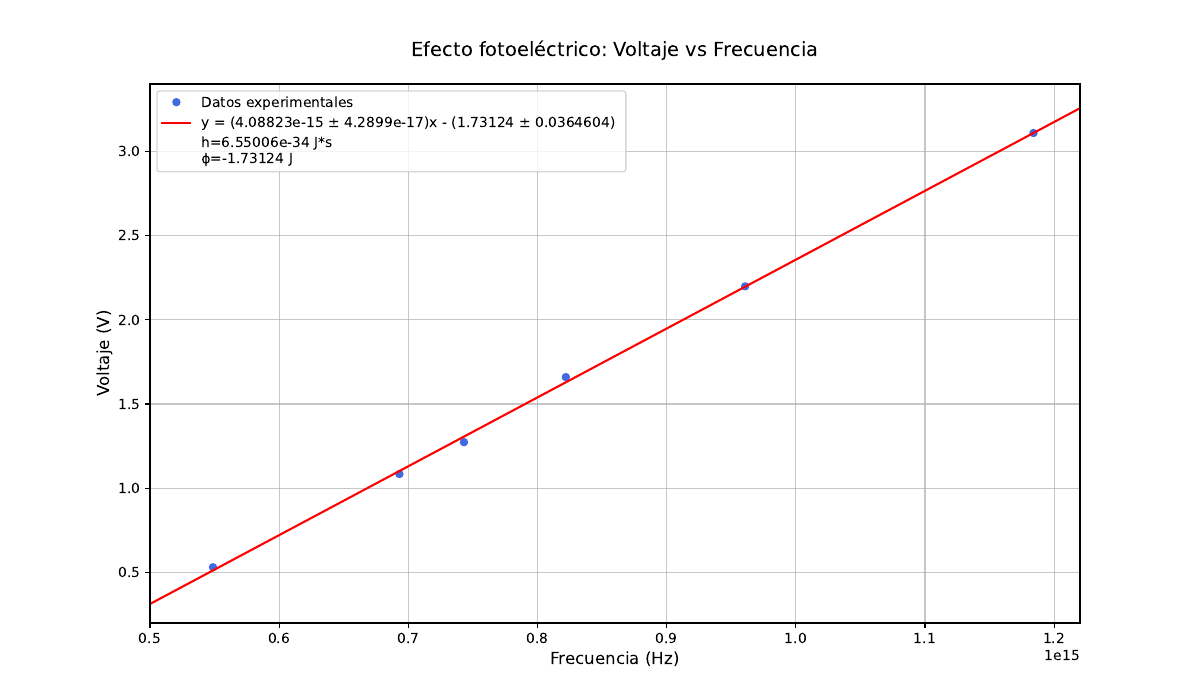

Generate this figure with Python:
import matplotlib.pyplot as plt
import numpy as np

# read data
x, y = np.loadtxt("datos.txt", unpack=True)
fig, ax = plt.subplots(figsize=(12, 7))
m, b, deltam, deltab, h = np.loadtxt("resultados.txt", unpack=True)

# Generar valores x
x1 = np.linspace(0.5e15, 1.22e15, 100)  # 100 puntos entre -10 y 10
y2 = m * x1 + b  # Calcular y

ax.plot(x, y, color='royalblue', linewidth = 2, linestyle = '', marker = 'o', markersize = 5, label = 'Datos experimentales')
ax.plot(x1, y2, '-r', label=f'y = ({m} ± {deltam})x - ({-1*b} ± {deltab}) ') # Linea roja ('-r')
ax.plot(0, 0, ' ', label=f'h={h} J*s\nϕ={b} J')
ax.set_xlabel('Frecuencia (Hz)', fontsize = 12)
ax.set_xlim(0.5e15, 1.22e15)
ax.set_ylim(0.2, 3.4)
ax.set_ylabel('Voltaje (V)', fontsize = 12)
ax.set_title('Efecto fotoeléctrico: Voltaje vs Frecuencia', fontsize = 14, pad = 20, color = 'black')
ax.legend()
ax.grid(True, linestyle='-', alpha=0.7)
fig.savefig('grafica.pdf')
plt.show()